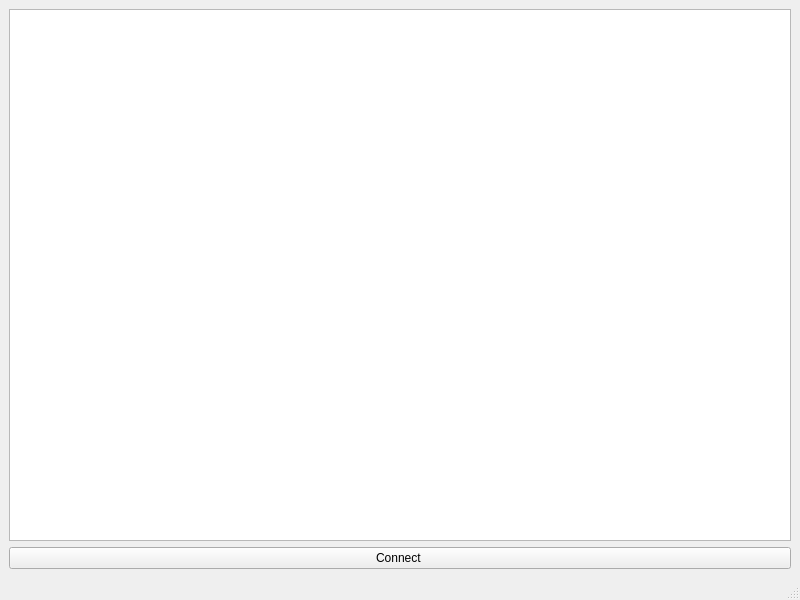
<?xml version="1.0" encoding="UTF-8"?>
<ui version="4.0">
 <class>TcpReceiver</class>
 <widget class="QMainWindow" name="TcpReceiver">
  <property name="geometry">
   <rect>
    <x>0</x>
    <y>0</y>
    <width>800</width>
    <height>600</height>
   </rect>
  </property>
  <property name="windowTitle">
   <string>TcpReceiver</string>
  </property>
  <widget class="QWidget" name="centralwidget">
   <layout class="QVBoxLayout" name="verticalLayout">
    <item>
     <widget class="QPlainTextEdit" name="datadisplay"/>
    </item>
    <item>
     <widget class="QPushButton" name="ConnectButton">
      <property name="text">
       <string>Connect </string>
      </property>
     </widget>
    </item>
   </layout>
  </widget>
  <widget class="QMenuBar" name="menubar">
   <property name="geometry">
    <rect>
     <x>0</x>
     <y>0</y>
     <width>800</width>
     <height>22</height>
    </rect>
   </property>
  </widget>
  <widget class="QStatusBar" name="statusbar"/>
 </widget>
 <resources/>
 <connections/>
</ui>
